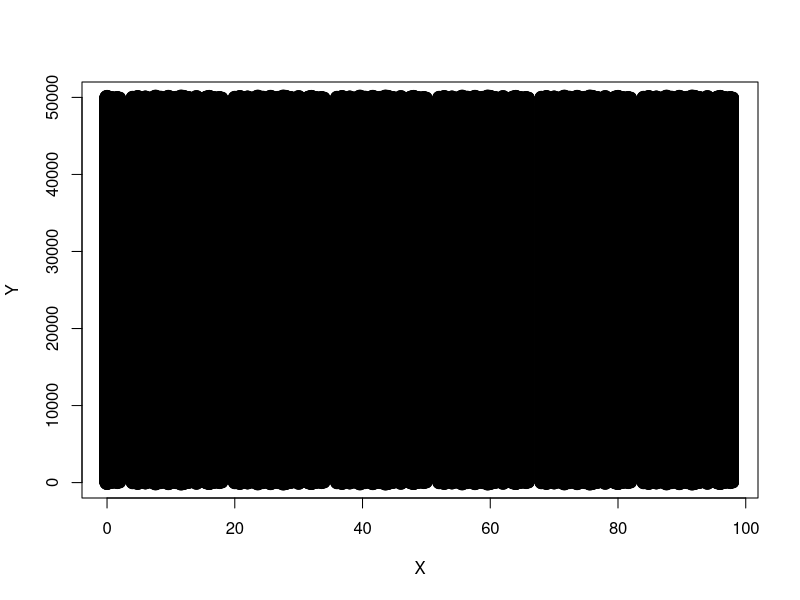

Reproduce this figure in R.
## read origi tree distri
# ... rewrite to XX * XX size and fill all spaces
setwd("M:/Documents/Programmierung/git/LAVESI/input")
tredat=read.table("CH17I_Treevert2011.csv", sep=";", dec=".", header=TRUE)
str(tredat)
# data is already of all trees>100 years and stretched over 100x100 m

# write.table(tredat[,2:8], "CH17I_Treevert2011_100_100.csv", sep=";", dec=".", quote=FALSE)


{############## <-<- QUADRATIC
# for(expan in c(5,10))#,20,50))# for each 100*
for(expan in c(20))#,20,50))# for each 100*
{
trnew=NULL
# expan=5
for(xei in 1:(expan-1))
{
for(yei in 1:(expan-1))
{
	id=tredat[,2:8]
	id$Y=id$Y+100*yei
	id$X=id$X+100*xei
	trnew=rbind(trnew, id)
}
}
# str(trnew)
# with(trnew, plot(Y~X, cex=1+Hoehe/max(trnew$Hoehe)))

write.table(trnew, paste0("CH17I_Treevert2011_",100*expan,"_",100*expan,".csv"), sep=";", dec=".", quote=FALSE)

}

# set.seed(0)
# with(tredat, plot(jitter(Y,100)~jitter(X,100)))
# with(tredat, plot(Y~X, cex=1+Hoehe/max(tredat$Hoehe)))
# with(tredat, plot(Y~X, cex=1+Hoehe/max(tredat$Alter)))
}





{############## <-<- RECTANGLES==TRANSECTS
x_expan=1 ## in hundreds
y_expan=500 ## in hundreds

trnew=NULL
# expan=5
for(xei in seq(from=0, to=(x_expan-1), by=1))
{
for(yei in seq(from=0, to=(y_expan-1), by=1))
{
	print(paste0(xei,"/",yei))
	id=tredat[,2:8]
	id$Y=id$Y+100*yei
	id$X=id$X+100*xei
	trnew=rbind(trnew, id)
}
}
str(trnew)
with(trnew, plot(Y~X, cex=1+Hoehe/max(trnew$Hoehe)))

write.table(trnew, paste0("CH17I_Treevert2011_",100*x_expan,"_",100*y_expan,".csv"), sep=";", dec=".", quote=FALSE)

}



